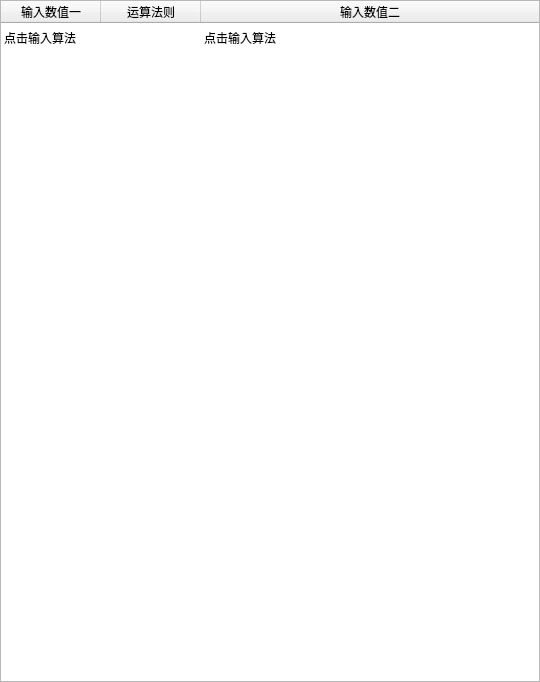
<?xml version="1.0" encoding="UTF-8"?>
<ui version="4.0">
 <class>CMvFourArithmeticOperation</class>
 <widget class="QWidget" name="CMvFourArithmeticOperation">
  <property name="geometry">
   <rect>
    <x>0</x>
    <y>0</y>
    <width>540</width>
    <height>682</height>
   </rect>
  </property>
  <property name="minimumSize">
   <size>
    <width>321</width>
    <height>149</height>
   </size>
  </property>
  <property name="maximumSize">
   <size>
    <width>10000000</width>
    <height>10000000</height>
   </size>
  </property>
  <property name="focusPolicy">
   <enum>Qt::NoFocus</enum>
  </property>
  <property name="windowTitle">
   <string>四则运算</string>
  </property>
  <layout class="QVBoxLayout" name="verticalLayout">
   <property name="spacing">
    <number>0</number>
   </property>
   <property name="leftMargin">
    <number>0</number>
   </property>
   <property name="topMargin">
    <number>0</number>
   </property>
   <property name="rightMargin">
    <number>0</number>
   </property>
   <property name="bottomMargin">
    <number>0</number>
   </property>
   <item>
    <widget class="QTableWidget" name="tableWidget_input">
     <property name="focusPolicy">
      <enum>Qt::StrongFocus</enum>
     </property>
     <property name="editTriggers">
      <set>QAbstractItemView::NoEditTriggers</set>
     </property>
     <property name="selectionMode">
      <enum>QAbstractItemView::SingleSelection</enum>
     </property>
     <property name="selectionBehavior">
      <enum>QAbstractItemView::SelectItems</enum>
     </property>
     <property name="showGrid">
      <bool>false</bool>
     </property>
     <property name="gridStyle">
      <enum>Qt::NoPen</enum>
     </property>
     <attribute name="horizontalHeaderVisible">
      <bool>true</bool>
     </attribute>
     <attribute name="horizontalHeaderHighlightSections">
      <bool>true</bool>
     </attribute>
     <attribute name="horizontalHeaderStretchLastSection">
      <bool>true</bool>
     </attribute>
     <attribute name="verticalHeaderVisible">
      <bool>false</bool>
     </attribute>
     <row>
      <property name="text">
       <string>1</string>
      </property>
     </row>
     <column>
      <property name="text">
       <string>输入数值一</string>
      </property>
      <property name="font">
       <font>
        <kerning>true</kerning>
       </font>
      </property>
     </column>
     <column>
      <property name="text">
       <string>运算法则</string>
      </property>
     </column>
     <column>
      <property name="text">
       <string>输入数值二</string>
      </property>
     </column>
     <item row="0" column="0">
      <property name="text">
       <string>点击输入算法</string>
      </property>
      <property name="flags">
       <set>ItemIsSelectable|ItemIsUserCheckable|ItemIsEnabled</set>
      </property>
     </item>
     <item row="0" column="1">
      <property name="text">
       <string/>
      </property>
      <property name="flags">
       <set>ItemIsSelectable|ItemIsUserCheckable|ItemIsEnabled</set>
      </property>
     </item>
     <item row="0" column="2">
      <property name="text">
       <string>点击输入算法</string>
      </property>
      <property name="flags">
       <set>ItemIsSelectable|ItemIsUserCheckable|ItemIsEnabled</set>
      </property>
     </item>
    </widget>
   </item>
  </layout>
 </widget>
 <layoutdefault spacing="6" margin="11"/>
 <resources>
  <include location="../CMvFourArithmeticOperation.qrc"/>
 </resources>
 <connections/>
</ui>
